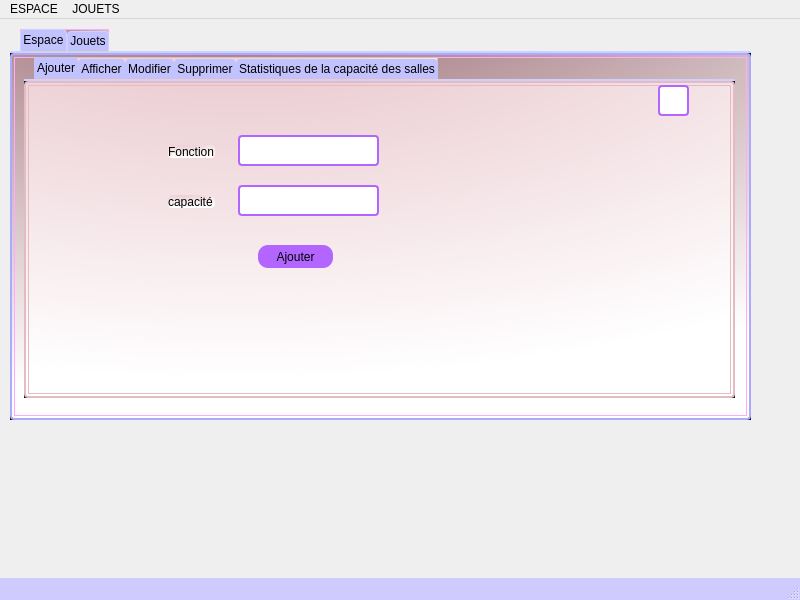
<?xml version="1.0" encoding="UTF-8"?>
<ui version="4.0">
 <class>gestionjouets</class>
 <widget class="QMainWindow" name="gestionjouets">
  <property name="geometry">
   <rect>
    <x>0</x>
    <y>0</y>
    <width>800</width>
    <height>600</height>
   </rect>
  </property>
  <property name="windowTitle">
   <string>gestionjouets</string>
  </property>
  <property name="styleSheet">
   <string notr="true">QStatusBar {
    background-color: rgb(207, 203, 255);
}
QMenuBar {
    background-color: qlineargradient(x1:0, y1:0, x2:0, y2:1,
                                      stop:0 lightgray, stop:1 darkgray);
} </string>
  </property>
  <widget class="QWidget" name="centralwidget">
   <widget class="QTabWidget" name="tabWidgetJouets">
    <property name="enabled">
     <bool>true</bool>
    </property>
    <property name="geometry">
     <rect>
      <x>10</x>
      <y>10</y>
      <width>741</width>
      <height>391</height>
     </rect>
    </property>
    <property name="font">
     <font>
      <weight>50</weight>
      <bold>false</bold>
     </font>
    </property>
    <property name="toolTip">
     <string>&lt;html&gt;&lt;head/&gt;&lt;body&gt;&lt;p&gt;c&lt;/p&gt;&lt;/body&gt;&lt;/html&gt;</string>
    </property>
    <property name="styleSheet">
     <string notr="true">QStatusBar {
    background-color: rgb(207, 203, 255);
}
QPushButton
{
  border: 0px white;
  border-radius: 10px;
  padding: 0 8px;
  background: rgb(170, 170, 255);
}
QComboBox {
    border: 1px solid rgb(170, 170, 255);
    border-radius: 3px;
    padding: 1px 18px 1px 3px;
    min-width: 6em;
}
QTableView {
    selection-background-color: qlineargradient(x1: 0, y1: 0, x2: 0.5, y2: 0.5,
                                stop: 0 #FF92BB, stop: 1 white);
}
QLineEdit { background-color: white;
border: 2px solid rgb(170, 170, 255);
    border-radius: 4px; }

QFrame {
    border: 2px solid rgb(170, 170, 255);
    border-radius: 4px;
    padding: 2px;
    background-image: url(images/welcome.png);
}
 QLabel{
    border:0px;
    border-radius: 4px;
    padding: 0px;
    background-image: url(images/welcome.png);
}


QStatusBar {
    background-color: rgb(207, 203, 255);
}

QStatusBar::item {
    border: 1px solid red;
    border-radius: 3px;
}



/************************************************/
QTabWidget::pane { /* The tab widget frame */
    border-top: 2px solid #ced1ff;
background-color:black;
}


/* Style the tab using the tab sub-control. Note that
    it reads QTabBar _not_ QTabWidget */
QTabWidget::pane { /* The tab widget frame */
    border-top: 2px solid #ced1ff;
}

QTabWidget::tab-bar {
    left: 10px; /* move to the right by 5px */
}

/* Style the tab using the tab sub-control. Note that
    it reads QTabBar _not_ QTabWidget */
QTabBar::tab {
    background:rgb(194, 194, 255);
    border: 1px solid #ced1ff;
    border-bottom-color: #C2C7CB; /* same as the pane color */
    border-top-left-radius: 4px;
    border-top-right-radius: 4px;
    min-width: 8ex;
    padding: 2px;
}

QTabBar::tab:selected, QTabBar::tab:hover {
    background: qlineargradient(x1: 0, y1: 0, x2: 0, y2: 1,
                                stop: 0 #fafafa, stop: 0.4 #f4f4f4,
                                stop: 0.5 #e7e7e7, stop: 1.0 #fafafa);
}



QTabBar::tab:!selected {
    margin-top: 2px; /* make non-selected tabs look smaller */
}



/*********************************/


































* {   background: qradialgradient(cx: 0.3, cy: -0.4, fx: 0.3, fy: -0.4, radius: 1.35, stop: 0 #8A545D, stop: 1  rgb(255,255, 255));   color: rgb(0,0, 0);   border: 1px solid #ffaaff; }
/** {   background-color: rgb(255, 215, 255);   color: rgb(0,0, 0);   border: 1px solid #ffaaff; }*/
</string>
    </property>
    <property name="currentIndex">
     <number>0</number>
    </property>
    <widget class="QWidget" name="tab_2">
     <attribute name="title">
      <string>Espace</string>
     </attribute>
     <widget class="QTabWidget" name="tabWidget_3jouets">
      <property name="geometry">
       <rect>
        <x>10</x>
        <y>0</y>
        <width>711</width>
        <height>341</height>
       </rect>
      </property>
      <property name="styleSheet">
       <string notr="true">QStatusBar {
    background-color: rgb(178, 102, 255);
}
QPushButton
{
  border: 0px white;
  border-radius: 10px;
  padding: 0 8px;
  background: rgb(178, 102, 255);
}
QComboBox {
    border: 1px solid rgb(178, 102, 255);
    border-radius: 3px;
    padding: 1px 18px 1px 3px;
    min-width: 6em;
}
QTableView {
    selection-background-color: qlineargradient(x1: 0, y1: 0, x2: 0.5, y2: 0.5,
                                stop: 0 rgb(0,0,0), stop: 1 #E4BBC2);
}
QLineEdit { background-color: white;
border: 2px solid rgb(178, 102, 255);
    border-radius: 4px; }

QFrame {
    border: 2px solid #E4BBC2;
    border-radius: 4px;
    padding: 2px;
    background-image: url(images/welcome.png);
}
 QLabel{
    border:0px;
    border-radius: 4px;
    padding: 0px;
    background-image: url(images/welcome.png);
}


QStatusBar {
    background-color: rgb(178, 102, 255);
}

QStatusBar::item {
    border: 1px solid red;
    border-radius: 3px;
}



/************************************************/
QTabWidget::pane { /* The tab widget frame */
    border-top: 2px solid#E4BBC2;
background-color:black;
}


/* Style the tab using the tab sub-control. Note that
    it reads QTabBar _not_ QTabWidget */
QTabWidget::pane { /* The tab widget frame */
    border-top: 2px solid #ced1ff;
}

QTabWidget::tab-bar {
    left: 10px; /* move to the right by 5px */
}

/* Style the tab using the tab sub-control. Note that
    it reads QTabBar _not_ QTabWidget */
QTabBar::tab {
    background:rgb(194, 194, 255);
    border: 1px solid rgb(194, 194, 255);
    border-bottom-color: #E4BBC2; /* same as the pane color */
    border-top-left-radius: 4px;
    border-top-right-radius: 4px;
    min-width: 8ex;
    padding: 2px;
}




QTabBar::tab:!selected {
    margin-top: 2px; /* make non-selected tabs look smaller */
}



/*********************************/


































* {   background: qradialgradient(cx: 0.3, cy: -0.4, fx: 0.3, fy: -0.4, radius: 1.35, stop: 0 #E4BBC2, stop: 1  rgb(255,255, 255));   color: rgb(0,0, 0);   border: 1px solid #E4BBC2; }
/** {   background-color: rgb(255, 215, 255);   color: rgb(0,0, 0);   border: 1px solid #ffaaff; }*/
</string>
      </property>
      <property name="currentIndex">
       <number>0</number>
      </property>
      <widget class="QWidget" name="tab_9">
       <attribute name="title">
        <string>Ajouter</string>
       </attribute>
       <widget class="QLineEdit" name="fonctionAdd">
        <property name="geometry">
         <rect>
          <x>210</x>
          <y>50</y>
          <width>141</width>
          <height>31</height>
         </rect>
        </property>
        <property name="font">
         <font>
          <family>Bahnschrift</family>
          <pointsize>14</pointsize>
         </font>
        </property>
        <property name="text">
         <string/>
        </property>
       </widget>
       <widget class="QLabel" name="label_2Capacite">
        <property name="geometry">
         <rect>
          <x>140</x>
          <y>110</y>
          <width>47</width>
          <height>13</height>
         </rect>
        </property>
        <property name="text">
         <string>capacité</string>
        </property>
       </widget>
       <widget class="QLabel" name="label_1Fct">
        <property name="geometry">
         <rect>
          <x>140</x>
          <y>60</y>
          <width>47</width>
          <height>13</height>
         </rect>
        </property>
        <property name="text">
         <string>Fonction</string>
        </property>
       </widget>
       <widget class="QLineEdit" name="capaciteAdd">
        <property name="geometry">
         <rect>
          <x>210</x>
          <y>100</y>
          <width>141</width>
          <height>31</height>
         </rect>
        </property>
        <property name="font">
         <font>
          <family>Bahnschrift</family>
          <pointsize>14</pointsize>
         </font>
        </property>
       </widget>
       <widget class="QPushButton" name="pb_ajouterEspace">
        <property name="geometry">
         <rect>
          <x>230</x>
          <y>160</y>
          <width>75</width>
          <height>23</height>
         </rect>
        </property>
        <property name="text">
         <string>Ajouter</string>
        </property>
       </widget>
       <widget class="QLineEdit" name="idAddEspace">
        <property name="geometry">
         <rect>
          <x>630</x>
          <y>0</y>
          <width>31</width>
          <height>31</height>
         </rect>
        </property>
        <property name="font">
         <font>
          <family>Bahnschrift</family>
          <pointsize>14</pointsize>
         </font>
        </property>
       </widget>
      </widget>
      <widget class="QWidget" name="tab_10">
       <attribute name="title">
        <string>Afficher</string>
       </attribute>
       <widget class="QPushButton" name="pb_trierEspace">
        <property name="geometry">
         <rect>
          <x>490</x>
          <y>250</y>
          <width>131</width>
          <height>21</height>
         </rect>
        </property>
        <property name="text">
         <string>trier par ordre croissant</string>
        </property>
       </widget>
       <widget class="QTableView" name="tableViewespace">
        <property name="geometry">
         <rect>
          <x>-4</x>
          <y>-3</y>
          <width>671</width>
          <height>311</height>
         </rect>
        </property>
       </widget>
       <zorder>tableViewespace</zorder>
       <zorder>pb_trierEspace</zorder>
      </widget>
      <widget class="QWidget" name="tab_11">
       <attribute name="title">
        <string>Modifier</string>
       </attribute>
       <widget class="QLabel" name="label_4">
        <property name="geometry">
         <rect>
          <x>130</x>
          <y>100</y>
          <width>47</width>
          <height>13</height>
         </rect>
        </property>
        <property name="text">
         <string>Capacité</string>
        </property>
       </widget>
       <widget class="QLabel" name="label_3">
        <property name="geometry">
         <rect>
          <x>130</x>
          <y>50</y>
          <width>47</width>
          <height>13</height>
         </rect>
        </property>
        <property name="text">
         <string>Fonction</string>
        </property>
       </widget>
       <widget class="QLineEdit" name="fonctionEdit">
        <property name="geometry">
         <rect>
          <x>200</x>
          <y>40</y>
          <width>141</width>
          <height>31</height>
         </rect>
        </property>
        <property name="font">
         <font>
          <family>Bahnschrift</family>
          <pointsize>14</pointsize>
         </font>
        </property>
       </widget>
       <widget class="QPushButton" name="pb_confirmerEspace">
        <property name="geometry">
         <rect>
          <x>220</x>
          <y>190</y>
          <width>75</width>
          <height>23</height>
         </rect>
        </property>
        <property name="text">
         <string>confirmer</string>
        </property>
       </widget>
       <widget class="QLabel" name="label_8">
        <property name="geometry">
         <rect>
          <x>130</x>
          <y>150</y>
          <width>47</width>
          <height>13</height>
         </rect>
        </property>
        <property name="text">
         <string>Catégorie</string>
        </property>
       </widget>
       <widget class="QLineEdit" name="categorieEdit">
        <property name="geometry">
         <rect>
          <x>200</x>
          <y>140</y>
          <width>141</width>
          <height>31</height>
         </rect>
        </property>
        <property name="font">
         <font>
          <family>Bahnschrift</family>
          <pointsize>14</pointsize>
         </font>
        </property>
       </widget>
       <widget class="QPushButton" name="pb__viderS">
        <property name="geometry">
         <rect>
          <x>210</x>
          <y>220</y>
          <width>111</width>
          <height>23</height>
         </rect>
        </property>
        <property name="text">
         <string>Vider</string>
        </property>
       </widget>
       <widget class="QLineEdit" name="capaciteEdit">
        <property name="geometry">
         <rect>
          <x>200</x>
          <y>90</y>
          <width>141</width>
          <height>31</height>
         </rect>
        </property>
        <property name="font">
         <font>
          <family>Bahnschrift</family>
          <pointsize>14</pointsize>
         </font>
        </property>
       </widget>
       <widget class="QPushButton" name="pb_chercherS">
        <property name="geometry">
         <rect>
          <x>580</x>
          <y>70</y>
          <width>75</width>
          <height>23</height>
         </rect>
        </property>
        <property name="text">
         <string>chercher</string>
        </property>
       </widget>
       <widget class="QLineEdit" name="idEdit">
        <property name="geometry">
         <rect>
          <x>610</x>
          <y>40</y>
          <width>21</width>
          <height>21</height>
         </rect>
        </property>
        <property name="text">
         <string/>
        </property>
       </widget>
       <widget class="QLabel" name="label_5">
        <property name="geometry">
         <rect>
          <x>590</x>
          <y>10</y>
          <width>61</width>
          <height>16</height>
         </rect>
        </property>
        <property name="text">
         <string>Identifiant</string>
        </property>
       </widget>
      </widget>
      <widget class="QWidget" name="tab_12">
       <attribute name="title">
        <string>Supprimer</string>
       </attribute>
       <widget class="QLabel" name="label_6">
        <property name="geometry">
         <rect>
          <x>260</x>
          <y>40</y>
          <width>61</width>
          <height>20</height>
         </rect>
        </property>
        <property name="text">
         <string>Identifiant</string>
        </property>
       </widget>
       <widget class="QLineEdit" name="idDelete">
        <property name="geometry">
         <rect>
          <x>220</x>
          <y>70</y>
          <width>131</width>
          <height>71</height>
         </rect>
        </property>
       </widget>
       <widget class="QPushButton" name="pb_supprimerS">
        <property name="geometry">
         <rect>
          <x>250</x>
          <y>160</y>
          <width>75</width>
          <height>23</height>
         </rect>
        </property>
        <property name="text">
         <string>Supprimer</string>
        </property>
       </widget>
      </widget>
      <widget class="QWidget" name="tab_3">
       <attribute name="title">
        <string>Statistiques de la capacité des salles</string>
       </attribute>
       <widget class="QPushButton" name="afficher_stat2_2">
        <property name="geometry">
         <rect>
          <x>590</x>
          <y>150</y>
          <width>75</width>
          <height>23</height>
         </rect>
        </property>
        <property name="text">
         <string>afficher stat</string>
        </property>
       </widget>
       <widget class="QCustomPlot" name="widget" native="true">
        <property name="geometry">
         <rect>
          <x>110</x>
          <y>40</y>
          <width>421</width>
          <height>201</height>
         </rect>
        </property>
       </widget>
      </widget>
     </widget>
    </widget>
    <widget class="QWidget" name="jouets">
     <attribute name="title">
      <string>Jouets</string>
     </attribute>
     <widget class="QTabWidget" name="tabWidget_2">
      <property name="geometry">
       <rect>
        <x>20</x>
        <y>0</y>
        <width>671</width>
        <height>331</height>
       </rect>
      </property>
      <property name="styleSheet">
       <string notr="true">QStatusBar {
    background-color: rgb(178, 102, 255);
}
QPushButton
{
  border: 0px white;
  border-radius: 10px;
  padding: 0 8px;
  background: rgb(178, 102, 255);
}
QComboBox {
    border: 1px solid rgb(178, 102, 255);
    border-radius: 3px;
    padding: 1px 18px 1px 3px;
    min-width: 6em;
}
QTableView {
    selection-background-color: qlineargradient(x1: 0, y1: 0, x2: 0.5, y2: 0.5,
                                stop: 0 #E4BBC2, stop: 1 white);
}
QLineEdit { background-color: white;
border: 2px solid rgb(178, 102, 255);
    border-radius: 4px; }

QFrame {
    border: 2px solid #E4BBC2;
    border-radius: 4px;
    padding: 2px;
    background-image: url(images/welcome.png);
}
 QLabel{
    border:0px;
    border-radius: 4px;
    padding: 0px;
    background-image: url(images/welcome.png);
}


QStatusBar {
    background-color: rgb(178, 102, 255);
}

QStatusBar::item {
    border: 1px solid red;
    border-radius: 3px;
}



/************************************************/
QTabWidget::pane { /* The tab widget frame */
    border-top: 2px solid#E4BBC2;
background-color:black;
}


/* Style the tab using the tab sub-control. Note that
    it reads QTabBar _not_ QTabWidget */
QTabWidget::pane { /* The tab widget frame */
    border-top: 2px solid #ced1ff;
}

QTabWidget::tab-bar {
    left: 10px; /* move to the right by 5px */
}

/* Style the tab using the tab sub-control. Note that
    it reads QTabBar _not_ QTabWidget */
QTabBar::tab {
    background:rgb(194, 194, 255);
    border: 1px solid rgb(194, 194, 255);
    border-bottom-color: #E4BBC2; /* same as the pane color */
    border-top-left-radius: 4px;
    border-top-right-radius: 4px;
    min-width: 8ex;
    padding: 2px;
}

QTabBar::tab:selected, QTabBar::tab:hover {
    background: qlineargradient(x1: 0, y1: 0, x2: 0, y2: 1,
                                stop: 0 #fafafa, stop: 0.4 #f4f4f4,
                                stop: 0.5 #e7e7e7, stop: 1.0 #fafafa);
}



QTabBar::tab:!selected {
    margin-top: 2px; /* make non-selected tabs look smaller */
}



/*********************************/


































* {   background: qradialgradient(cx: 0.3, cy: -0.4, fx: 0.3, fy: -0.4, radius: 1.35, stop: 0 #E4BBC2, stop: 1  rgb(255,255, 255));   color: rgb(0,0, 0);   border: 1px solid #E4BBC2; }
/** {   background-color: rgb(255, 215, 255);   color: rgb(0,0, 0);   border: 1px solid #ffaaff; }*/
</string>
      </property>
      <property name="currentIndex">
       <number>4</number>
      </property>
      <widget class="QWidget" name="tab_5">
       <attribute name="title">
        <string>Ajouter</string>
       </attribute>
       <widget class="QLabel" name="label_13">
        <property name="geometry">
         <rect>
          <x>90</x>
          <y>50</y>
          <width>47</width>
          <height>13</height>
         </rect>
        </property>
        <property name="text">
         <string>Nom</string>
        </property>
       </widget>
       <widget class="QLineEdit" name="nomAdd">
        <property name="geometry">
         <rect>
          <x>170</x>
          <y>40</y>
          <width>141</width>
          <height>31</height>
         </rect>
        </property>
        <property name="font">
         <font>
          <family>Bahnschrift</family>
          <pointsize>14</pointsize>
         </font>
        </property>
        <property name="text">
         <string/>
        </property>
       </widget>
       <widget class="QLabel" name="label_22">
        <property name="geometry">
         <rect>
          <x>90</x>
          <y>90</y>
          <width>47</width>
          <height>13</height>
         </rect>
        </property>
        <property name="text">
         <string>quantite</string>
        </property>
       </widget>
       <widget class="QLineEdit" name="idmAdd">
        <property name="geometry">
         <rect>
          <x>490</x>
          <y>30</y>
          <width>31</width>
          <height>31</height>
         </rect>
        </property>
        <property name="font">
         <font>
          <family>Bahnschrift</family>
          <pointsize>14</pointsize>
         </font>
        </property>
       </widget>
       <widget class="QLineEdit" name="etatAdd">
        <property name="geometry">
         <rect>
          <x>170</x>
          <y>90</y>
          <width>141</width>
          <height>31</height>
         </rect>
        </property>
        <property name="font">
         <font>
          <family>Bahnschrift</family>
          <pointsize>14</pointsize>
         </font>
        </property>
        <property name="text">
         <string/>
        </property>
       </widget>
       <widget class="QPushButton" name="ajoutm">
        <property name="geometry">
         <rect>
          <x>200</x>
          <y>180</y>
          <width>71</width>
          <height>21</height>
         </rect>
        </property>
        <property name="text">
         <string>Ajouter</string>
        </property>
       </widget>
       <widget class="QComboBox" name="boxajout">
        <property name="geometry">
         <rect>
          <x>160</x>
          <y>140</y>
          <width>171</width>
          <height>22</height>
         </rect>
        </property>
        <property name="currentText">
         <string>Categorie</string>
        </property>
        <item>
         <property name="text">
          <string>Categorie</string>
         </property>
        </item>
       </widget>
      </widget>
      <widget class="QWidget" name="tab_6">
       <attribute name="title">
        <string>Afficher</string>
       </attribute>
       <widget class="QTableView" name="tableViewjouets">
        <property name="geometry">
         <rect>
          <x>-10</x>
          <y>-10</y>
          <width>681</width>
          <height>341</height>
         </rect>
        </property>
       </widget>
       <widget class="QLineEdit" name="lineEdit_rese_pdf">
        <property name="geometry">
         <rect>
          <x>530</x>
          <y>90</y>
          <width>101</width>
          <height>21</height>
         </rect>
        </property>
        <property name="font">
         <font>
          <family>Bahnschrift</family>
          <pointsize>14</pointsize>
         </font>
        </property>
        <property name="text">
         <string/>
        </property>
       </widget>
       <widget class="QPushButton" name="imprimer">
        <property name="geometry">
         <rect>
          <x>540</x>
          <y>150</y>
          <width>75</width>
          <height>23</height>
         </rect>
        </property>
        <property name="text">
         <string>Imprimer</string>
        </property>
       </widget>
       <widget class="QLabel" name="label_18">
        <property name="geometry">
         <rect>
          <x>490</x>
          <y>40</y>
          <width>161</width>
          <height>41</height>
         </rect>
        </property>
        <property name="text">
         <string>Entrer le nom pour la version PDF</string>
        </property>
       </widget>
       <widget class="QTableWidget" name="offre_edit">
        <property name="geometry">
         <rect>
          <x>210</x>
          <y>150</y>
          <width>331</width>
          <height>151</height>
         </rect>
        </property>
        <property name="styleSheet">
         <string notr="true">background:transparent;border:Opx</string>
        </property>
        <property name="selectionBehavior">
         <enum>QAbstractItemView::SelectRows</enum>
        </property>
       </widget>
       <widget class="QPushButton" name="pdf">
        <property name="geometry">
         <rect>
          <x>540</x>
          <y>120</y>
          <width>75</width>
          <height>23</height>
         </rect>
        </property>
        <property name="text">
         <string>pdf</string>
        </property>
       </widget>
       <widget class="QPushButton" name="pb_trierJouets">
        <property name="geometry">
         <rect>
          <x>490</x>
          <y>260</y>
          <width>131</width>
          <height>21</height>
         </rect>
        </property>
        <property name="text">
         <string>trier par ordre croissant</string>
        </property>
       </widget>
      </widget>
      <widget class="QWidget" name="tab_8">
       <attribute name="title">
        <string>Modifier</string>
       </attribute>
       <widget class="QPushButton" name="pb__viderM">
        <property name="geometry">
         <rect>
          <x>210</x>
          <y>220</y>
          <width>111</width>
          <height>23</height>
         </rect>
        </property>
        <property name="text">
         <string>Vider les champs</string>
        </property>
       </widget>
       <widget class="QLineEdit" name="nomEdit">
        <property name="geometry">
         <rect>
          <x>200</x>
          <y>50</y>
          <width>141</width>
          <height>31</height>
         </rect>
        </property>
        <property name="font">
         <font>
          <family>Bahnschrift</family>
          <pointsize>14</pointsize>
         </font>
        </property>
       </widget>
       <widget class="QLabel" name="label_15">
        <property name="geometry">
         <rect>
          <x>130</x>
          <y>120</y>
          <width>47</width>
          <height>13</height>
         </rect>
        </property>
        <property name="text">
         <string>quantite</string>
        </property>
       </widget>
       <widget class="QLineEdit" name="idmEdit">
        <property name="geometry">
         <rect>
          <x>480</x>
          <y>30</y>
          <width>31</width>
          <height>21</height>
         </rect>
        </property>
        <property name="text">
         <string/>
        </property>
       </widget>
       <widget class="QLabel" name="label_16">
        <property name="geometry">
         <rect>
          <x>140</x>
          <y>60</y>
          <width>47</width>
          <height>13</height>
         </rect>
        </property>
        <property name="text">
         <string>Nom</string>
        </property>
       </widget>
       <widget class="QLabel" name="label_17">
        <property name="geometry">
         <rect>
          <x>460</x>
          <y>10</y>
          <width>61</width>
          <height>16</height>
         </rect>
        </property>
        <property name="text">
         <string>Identifiant</string>
        </property>
       </widget>
       <widget class="QLineEdit" name="etatEdit">
        <property name="geometry">
         <rect>
          <x>200</x>
          <y>100</y>
          <width>141</width>
          <height>31</height>
         </rect>
        </property>
        <property name="font">
         <font>
          <family>Bahnschrift</family>
          <pointsize>14</pointsize>
         </font>
        </property>
       </widget>
       <widget class="QPushButton" name="pb_chercherM">
        <property name="geometry">
         <rect>
          <x>460</x>
          <y>60</y>
          <width>61</width>
          <height>23</height>
         </rect>
        </property>
        <property name="text">
         <string>chercher</string>
        </property>
       </widget>
       <widget class="QPushButton" name="confirmerM">
        <property name="geometry">
         <rect>
          <x>230</x>
          <y>190</y>
          <width>75</width>
          <height>23</height>
         </rect>
        </property>
        <property name="text">
         <string>confirmer</string>
        </property>
       </widget>
       <widget class="QComboBox" name="boxmodif">
        <property name="geometry">
         <rect>
          <x>190</x>
          <y>150</y>
          <width>171</width>
          <height>22</height>
         </rect>
        </property>
        <item>
         <property name="text">
          <string>Categorie</string>
         </property>
        </item>
       </widget>
      </widget>
      <widget class="QWidget" name="tab_7">
       <attribute name="title">
        <string>Supprimer</string>
       </attribute>
       <widget class="QLabel" name="label_66">
        <property name="geometry">
         <rect>
          <x>210</x>
          <y>10</y>
          <width>61</width>
          <height>20</height>
         </rect>
        </property>
        <property name="text">
         <string>Identifiant</string>
        </property>
       </widget>
       <widget class="QLineEdit" name="idmDelete">
        <property name="geometry">
         <rect>
          <x>172</x>
          <y>40</y>
          <width>131</width>
          <height>91</height>
         </rect>
        </property>
       </widget>
       <widget class="QPushButton" name="pb_supprimerM">
        <property name="geometry">
         <rect>
          <x>210</x>
          <y>150</y>
          <width>75</width>
          <height>23</height>
         </rect>
        </property>
        <property name="text">
         <string>Supprimer</string>
        </property>
       </widget>
      </widget>
      <widget class="QWidget" name="tab">
       <attribute name="title">
        <string>E-MAIL</string>
       </attribute>
       <widget class="QLineEdit" name="lineEdit_distinataire">
        <property name="geometry">
         <rect>
          <x>190</x>
          <y>10</y>
          <width>141</width>
          <height>31</height>
         </rect>
        </property>
        <property name="font">
         <font>
          <family>Bahnschrift</family>
          <pointsize>14</pointsize>
         </font>
        </property>
       </widget>
       <widget class="QLineEdit" name="lineEdit_sujetmail">
        <property name="geometry">
         <rect>
          <x>190</x>
          <y>100</y>
          <width>191</width>
          <height>101</height>
         </rect>
        </property>
        <property name="font">
         <font>
          <family>Bahnschrift</family>
          <pointsize>14</pointsize>
         </font>
        </property>
       </widget>
       <widget class="QLabel" name="label_67">
        <property name="geometry">
         <rect>
          <x>110</x>
          <y>20</y>
          <width>61</width>
          <height>20</height>
         </rect>
        </property>
        <property name="text">
         <string>Destinataire</string>
        </property>
       </widget>
       <widget class="QLabel" name="label_68">
        <property name="geometry">
         <rect>
          <x>100</x>
          <y>120</y>
          <width>61</width>
          <height>20</height>
         </rect>
        </property>
        <property name="text">
         <string>Sujet</string>
        </property>
       </widget>
       <widget class="QPushButton" name="mail">
        <property name="geometry">
         <rect>
          <x>440</x>
          <y>110</y>
          <width>75</width>
          <height>23</height>
         </rect>
        </property>
        <property name="text">
         <string>envoyer mail</string>
        </property>
       </widget>
       <widget class="QLineEdit" name="lineEdit_2_text_mail">
        <property name="geometry">
         <rect>
          <x>190</x>
          <y>50</y>
          <width>141</width>
          <height>31</height>
         </rect>
        </property>
        <property name="font">
         <font>
          <family>Bahnschrift</family>
          <pointsize>14</pointsize>
         </font>
        </property>
       </widget>
       <widget class="QLabel" name="label_69">
        <property name="geometry">
         <rect>
          <x>110</x>
          <y>50</y>
          <width>61</width>
          <height>20</height>
         </rect>
        </property>
        <property name="text">
         <string>Objet</string>
        </property>
       </widget>
       <widget class="QLabel" name="label_70">
        <property name="geometry">
         <rect>
          <x>180</x>
          <y>220</y>
          <width>231</width>
          <height>41</height>
         </rect>
        </property>
        <property name="text">
         <string>Envoyer un E-mail au fournisseur de jouets!</string>
        </property>
       </widget>
      </widget>
      <widget class="QWidget" name="tab_23">
       <attribute name="title">
        <string>statistiques de la quantité des jouets</string>
       </attribute>
       <widget class="QCustomPlot" name="gplot" native="true">
        <property name="geometry">
         <rect>
          <x>80</x>
          <y>30</y>
          <width>471</width>
          <height>241</height>
         </rect>
        </property>
       </widget>
       <widget class="QPushButton" name="afficher_stat">
        <property name="geometry">
         <rect>
          <x>580</x>
          <y>170</y>
          <width>75</width>
          <height>23</height>
         </rect>
        </property>
        <property name="text">
         <string>afficher stat</string>
        </property>
       </widget>
      </widget>
     </widget>
    </widget>
   </widget>
  </widget>
  <widget class="QMenuBar" name="menubar">
   <property name="geometry">
    <rect>
     <x>0</x>
     <y>0</y>
     <width>800</width>
     <height>21</height>
    </rect>
   </property>
   <widget class="QMenu" name="menuESPACE">
    <property name="title">
     <string>ESPACE</string>
    </property>
   </widget>
   <widget class="QMenu" name="menuJOUETS">
    <property name="title">
     <string>JOUETS</string>
    </property>
   </widget>
   <addaction name="menuESPACE"/>
   <addaction name="menuJOUETS"/>
  </widget>
  <widget class="QStatusBar" name="statusbar"/>
 </widget>
 <customwidgets>
  <customwidget>
   <class>QCustomPlot</class>
   <extends>QWidget</extends>
   <header>qcustomplot.h</header>
   <container>1</container>
  </customwidget>
 </customwidgets>
 <tabstops>
  <tabstop>tabWidget_2</tabstop>
  <tabstop>nomAdd</tabstop>
  <tabstop>idmAdd</tabstop>
  <tabstop>etatAdd</tabstop>
  <tabstop>ajoutm</tabstop>
  <tabstop>tableViewjouets</tabstop>
  <tabstop>idmDelete</tabstop>
  <tabstop>pb_supprimerM</tabstop>
  <tabstop>pb__viderM</tabstop>
  <tabstop>nomEdit</tabstop>
  <tabstop>idmEdit</tabstop>
  <tabstop>etatEdit</tabstop>
  <tabstop>pb_chercherM</tabstop>
  <tabstop>confirmerM</tabstop>
  <tabstop>tabWidgetJouets</tabstop>
 </tabstops>
 <resources/>
 <connections/>
</ui>
